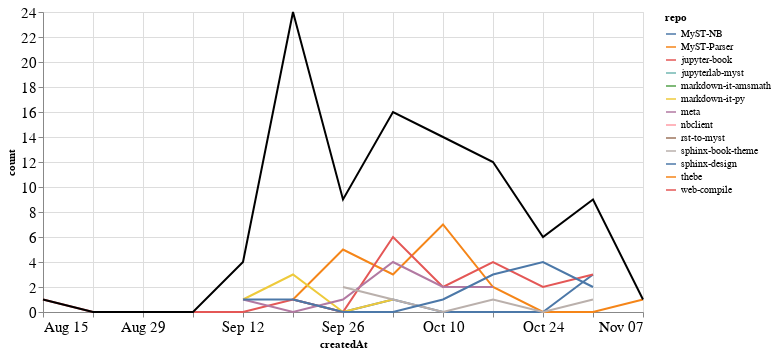

This figure's notebook cell:
### Markdown cell above
### Comments

### Code cell
comments_time = comments.groupby('repo').resample('W', on='createdAt').count()['author'].reset_index()
comments_time = comments_time.rename(columns={'author': 'count'})
comments_time_total = comments_time.groupby('createdAt').agg({"count": "sum"}).reset_index()
ch1 = alt.Chart(comments_time, width=600).mark_line().encode(
    x='createdAt',
    y='count',
    color='repo',
    tooltip="repo"
)

ch2 = alt.Chart(comments_time_total, width=600).mark_line(color="black").encode(
    x='createdAt',
    y='count',
)

ch1 + ch2

### Figure 1 — Vega-Lite specification as saved in the notebook (floating-point values rounded to 4 significant figures)
{"config": {"axisLeft": {"labelFontSize": 15}, "axisBottom": {"labelFontSize": 15}}, "layer": [{"data": {"name": "data-a650421fd5ebe77cf39c625c8c739cf6"}, "mark": "line", "encoding": {"color": {"type": "nominal", "field": "repo"}, "tooltip": {"type": "nominal", "field": "repo"}, "x": {"type": "temporal", "field": "createdAt"}, "y": {"type": "quantitative", "field": "count"}}, "width": 600}, {"data": {"name": "data-e209d451db03ebd8b7964ca39edcff48"}, "mark": {"type": "line", "color": "black"}, "encoding": {"x": {"type": "temporal", "field": "createdAt"}, "y": {"type": "quantitative", "field": "count"}}, "width": 600}], "$schema": "https://vega.github.io/schema/vega-lite/v4.8.1.json", "datasets": {"data-a650421fd5ebe77cf39c625c8c739cf6": [{"repo": "MyST-NB", "createdAt": "2021-09-19T00:00:00", "count": 1}, {"repo": "MyST-NB", "createdAt": "2021-09-26T00:00:00", "count": 0}, {"repo": "MyST-NB", "createdAt": "2021-10-03T00:00:00", "count": 1}, {"repo": "MyST-NB", "createdAt": "2021-10-10T00:00:00", "count": 0}, {"repo": "MyST-NB", "createdAt": "2021-10-17T00:00:00", "count": 0}, {"repo": "MyST-NB", "createdAt": "2021-10-24T00:00:00", "count": 0}, {"repo": "MyST-NB", "createdAt": "2021-10-31T00:00:00", "count": 3}, {"repo": "MyST-Parser", "createdAt": "2021-09-19T00:00:00", "count": 1}, {"repo": "MyST-Parser", "createdAt": "2021-09-26T00:00:00", "count": 5}, {"repo": "MyST-Parser", "createdAt": "2021-10-03T00:00:00", "count": 3}, {"repo": "MyST-Parser", "createdAt": "2021-10-10T00:00:00", "count": 7}, {"repo": "MyST-Parser", "createdAt": "2021-10-17T00:00:00", "count": 2}, {"repo": "MyST-Parser", "createdAt": "2021-10-24T00:00:00", "count": 0}, {"repo": "MyST-Parser", "createdAt": "2021-10-31T00:00:00", "count": 0}, {"repo": "MyST-Parser", "createdAt": "2021-11-07T00:00:00", "count": 1}, {"repo": "jupyter-book", "createdAt": "2021-08-15T00:00:00", "count": 1}, {"repo": "jupyter-book", "createdAt": "2021-08-22T00:00:00", "count": 0}, {"repo": "jupyter-book", "createdAt": "2021-08-29T00:00:00", "count": 0}, {"repo": "jupyter-book", "createdAt": "2021-09-05T00:00:00", "count": 0}, {"repo": "jupyter-book", "createdAt": "2021-09-12T00:00:00", "count": 0}, {"repo": "jupyter-book", "createdAt": "2021-09-19T00:00:00", "count": 1}, {"repo": "jupyter-book", "createdAt": "2021-09-26T00:00:00", "count": 0}, {"repo": "jupyter-book", "createdAt": "2021-10-03T00:00:00", "count": 6}, {"repo": "jupyter-book", "createdAt": "2021-10-10T00:00:00", "count": 2}, {"repo": "jupyter-book", "createdAt": "2021-10-17T00:00:00", "count": 4}, {"repo": "jupyter-book", "createdAt": "2021-10-24T00:00:00", "count": 2}, {"repo": "jupyter-book", "createdAt": "2021-10-31T00:00:00", "count": 3}, {"repo": "jupyterlab-myst", "createdAt": "2021-09-19T00:00:00", "count": 7}, {"repo": "markdown-it-amsmath", "createdAt": "2021-09-12T00:00:00", "count": 1}, {"repo": "markdown-it-py", "createdAt": "2021-09-12T00:00:00", "count": 1}, {"repo": "markdown-it-py", "createdAt": "2021-09-19T00:00:00", "count": 3}, {"repo": "markdown-it-py", "createdAt": "2021-09-26T00:00:00", "count": 0}, {"repo": "markdown-it-py", "createdAt": "2021-10-03T00:00:00", "count": 1}, {"repo": "meta", "createdAt": "2021-09-12T00:00:00", "count": 1}, {"repo": "meta", "createdAt": "2021-09-19T00:00:00", "count": 0}, {"repo": "meta", "createdAt": "2021-09-26T00:00:00", "count": 1}, {"repo": "meta", "createdAt": "2021-10-03T00:00:00", "count": 4}, {"repo": "meta", "createdAt": "2021-10-10T00:00:00", "count": 2}, {"repo": "meta", "createdAt": "2021-10-17T00:00:00", "count": 2}, {"repo": "nbclient", "createdAt": "2021-09-19T00:00:00", "count": 7}, {"repo": "rst-to-myst", "createdAt": "2021-09-19T00:00:00", "count": 3}, {"repo": "sphinx-book-theme", "createdAt": "2021-09-26T00:00:00", "count": 2}, {"repo": "sphinx-book-theme", "createdAt": "2021-10-03T00:00:00", "count": 1}, {"repo": "sphinx-book-theme", "createdAt": "2021-10-10T00:00:00", "count": 0}, {"repo": "sphinx-book-theme", "createdAt": "2021-10-17T00:00:00", "count": 1}, {"repo": "sphinx-book-theme", "createdAt": "2021-10-24T00:00:00", "count": 0}, {"repo": "sphinx-book-theme", "createdAt": "2021-10-31T00:00:00", "count": 1}, {"repo": "sphinx-design", "createdAt": "2021-09-12T00:00:00", "count": 1}, {"repo": "sphinx-design", "createdAt": "2021-09-19T00:00:00", "count": 1}, {"repo": "sphinx-design", "createdAt": "2021-09-26T00:00:00", "count": 0}, {"repo": "sphinx-design", "createdAt": "2021-10-03T00:00:00", "count": 0}, {"repo": "sphinx-design", "createdAt": "2021-10-10T00:00:00", "count": 1}, {"repo": "sphinx-design", "createdAt": "2021-10-17T00:00:00", "count": 3}, {"repo": "sphinx-design", "createdAt": "2021-10-24T00:00:00", "count": 4}, {"repo": "sphinx-design", "createdAt": "2021-10-31T00:00:00", "count": 2}, {"repo": "thebe", "createdAt": "2021-10-10T00:00:00", "count": 2}, {"repo": "web-compile", "createdAt": "2021-09-26T00:00:00", "count": 1}], "data-e209d451db03ebd8b7964ca39edcff48": [{"createdAt": "2021-08-15T00:00:00", "count": 1}, {"createdAt": "2021-08-22T00:00:00", "count": 0}, {"createdAt": "2021-08-29T00:00:00", "count": 0}, {"createdAt": "2021-09-05T00:00:00", "count": 0}, {"createdAt": "2021-09-12T00:00:00", "count": 4}, {"createdAt": "2021-09-19T00:00:00", "count": 24}, {"createdAt": "2021-09-26T00:00:00", "count": 9}, {"createdAt": "2021-10-03T00:00:00", "count": 16}, {"createdAt": "2021-10-10T00:00:00", "count": 14}, {"createdAt": "2021-10-17T00:00:00", "count": 12}, {"createdAt": "2021-10-24T00:00:00", "count": 6}, {"createdAt": "2021-10-31T00:00:00", "count": 9}, {"createdAt": "2021-11-07T00:00:00", "count": 1}]}}
